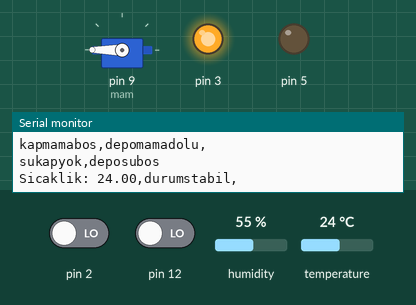
A sketch run on a simulated Arduino Uno, built with avr-gcc and run on an emulated ATmega328P. On the bench: servo, output pins drawn as LEDs (lit = HIGH), the last lines printed to the serial monitor. The test bench sets the inputs (shaded band); at power-on: temperature 24 °C, pin 12 LOW, pin 2 LOW, humidity 55 %.

Above: at 3.8 s.
3.9 s: temperature set to 34 °C
7.7 s: temperature set to 37 °C
At 10.1 s:
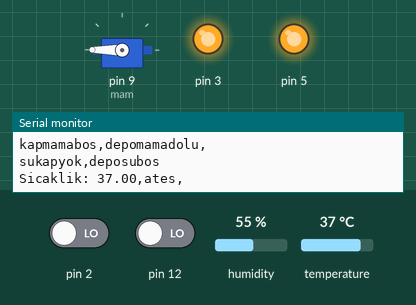
11.1 s: pin 12 driven HIGH
At 12.8 s:
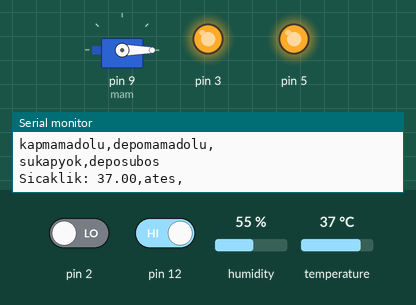
13.2 s: temperature set to 12 °C
At 16.5 s:
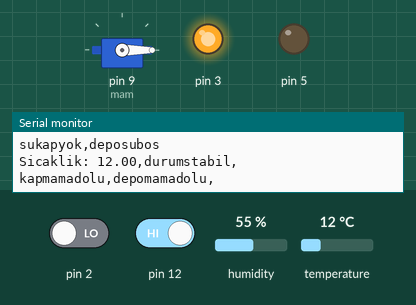
21.1 s: pin 12 driven LOW
At 23.3 s:
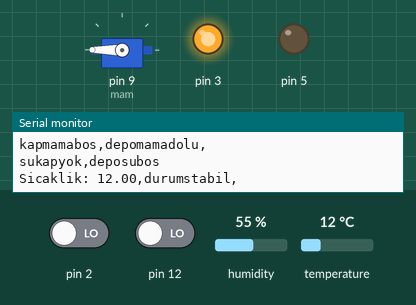
Timing chart, 0 to 24.7 s (numbered marks = the images above; inputs shaded):
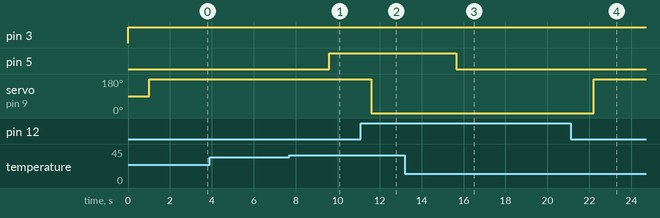

The sketch:

pati_genel.ino
```cpp
//Afyonkarahisar Cezeri Robotics 2019 'PATİ PROJESİ'
//Özel Yavuzoğlu Anadolu Lisesi

#include "DHT.h"
#include "Servo.h"
//Kütüphaneler Eklendi
#define DHTPIN 4
#define DHTTYPE DHT11
//#define DHTTYPE DHT22
//#define DHTTYPE DHT21
Servo mam;
DHT sicaklik(DHTPIN, DHTTYPE);
//degisken atama
int trigPin = 6;
int echoPin = 7;

long sure;
long uzaklik;
//
void setup() {
Serial.begin(9600);
sicaklik.begin();
//pinMode
pinMode(2,INPUT);
pinMode(3,HIGH);
pinMode(4,INPUT);
pinMode(5,OUTPUT);
pinMode(trigPin, OUTPUT);
pinMode(echoPin,INPUT);
pinMode(12,INPUT);
//
mam.attach(9);
}

void loop() {
//Mesafe Sensoru Baslangic

// Mesafe Sensoru Son
su();
delay(500);
fire();
delay(500);
mama();
delay(500);
}
 void su(){
  if(digitalRead(2)==HIGH){// su dolu olduğunzaman 1 gösterdiğini kabul ediyoruz
    Serial.print("sukapvar,");
  }
  else{
    Serial.print("sukapyok,");
    digitalWrite(3,HIGH);
  }
  if(digitalRead(4)== HIGH){
    Serial.println("deposudolu");
  }
  else{
    Serial.println("deposubos");

  }
 }
 void fire(){
float t = sicaklik.readTemperature();
Serial.print("Sicaklik: ");
Serial.print(t);
Serial.print(",");

// ALARM SİSTEMİ
  if(t > 35){
Serial.println("ates,");
digitalWrite(5,HIGH);
  }
  else{
    Serial.println("durumstabil,");
    digitalWrite(5,LOW);

  }
// ALARM SİSTEMİ SON
}
 void mama(){
  if(digitalRead(12) == HIGH){
    Serial.print("kapmamadolu,");
    mam.write(0);

  }
    else{
      Serial.print("kapmamabos,");
      mam.write(180);

    }
  if(uzaklik > 5){
    Serial.println("depomamabos,");

  }
  else{
    Serial.println("depomamadolu,");
  }
 }
 void kum(){//sonra yapılacak
 }

 void mesafe(){
   digitalWrite(trigPin, LOW);
delayMicroseconds(5);
digitalWrite(trigPin, HIGH);
delayMicroseconds(10);
digitalWrite(trigPin, LOW);
sure = pulseIn(echoPin, HIGH);
uzaklik= sure /29.1/2;
 }
```

Measured:
- the behaviour switches between 35 and 36 °C on temperature (found by bisection; images 0 and 1)
- after the input at 7.7 s, pin 5: LOW → HIGH after 1.9 s
- after the input at 11.1 s, servo on pin 9 (mam): 180° → 0° after 0.50 s
- after the input at 13.2 s, pin 5: HIGH → LOW after 2.5 s
- after the input at 21.1 s, servo on pin 9 (mam): 0° → 180° after 1.1 s
